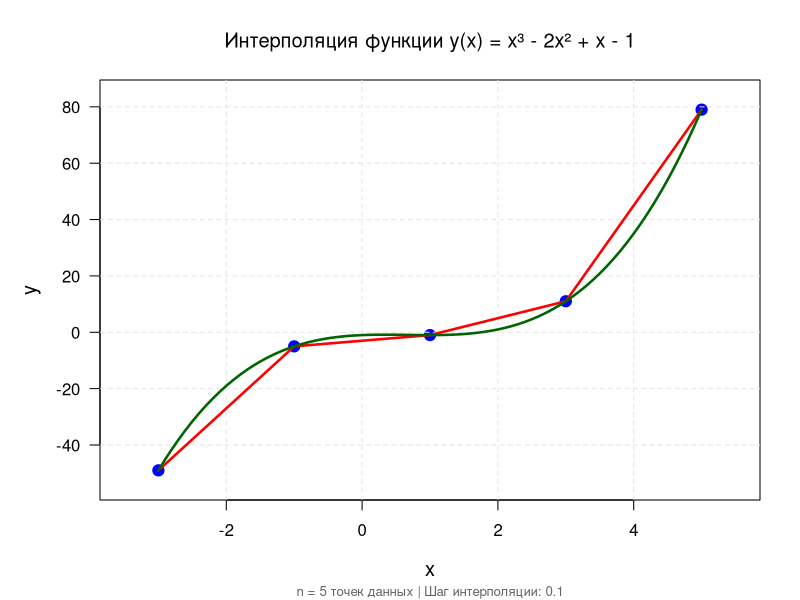
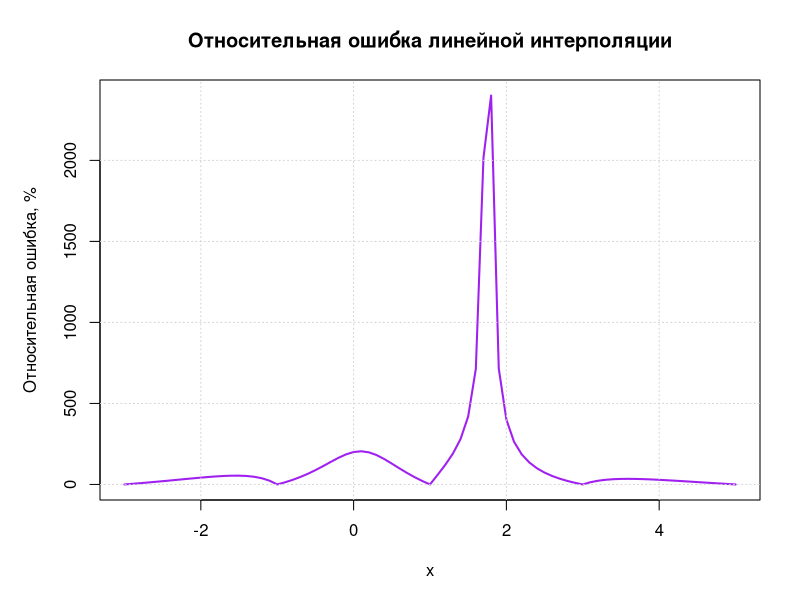

R code for these plots, in order:
# 5.5 

# 1) Создаем функцию y(x) = x^3 - 2x^2 + x - 1
y <- function(x) {
  x^3 - 2*x^2 + x - 1
}

# 2) Создаем данные
n <- 5
x_data <- seq(-3, 5, length.out = n)
y_data <- y(x_data)

# Настраиваем параметры графики
par(mar = c(5, 5, 4, 2)) # Увеличиваем поля для подписей
    
# 3) Создаем основной график
plot(x_data, y_data, 
         pch = 19, col = "blue", cex = 1.5,
         xlab = "x", ylab = "y", 
         main = "Интерполяция функции y(x) = x³ - 2x² + x - 1",
         ylim = c(min(y_data)-5, max(y_data)+5),
         xlim = c(min(x_data)-0.5, max(x_data)+0.5),
         las = 1, font.main = 1, cex.lab = 1.2)
grid(col = "gray90", lty = 2)
    
# 4) Создаем массив для интерполяции
x_new <- seq(min(x_data), max(x_data), by = 0.1)
    
# 5) Линейная интерполяция
linear_interp <- approx(x_data, y_data, xout = x_new)
lines(linear_interp$x, linear_interp$y, col = "red", lwd = 2.5)
    
# 6) Реальная функция
y_real <- y(x_new)
lines(x_new, y_real, col = "darkgreen", lwd = 2.5, lty = 1)
    
# # 7) Добавляем легенду
# legend("topleft",
#            legend = c("Исходные точки", "Линейная интерполяция", "Реальная функция"),
#            col = c("blue", "red", "darkgreen"),
#            pch = c(19, NA, NA),
#            lty = c(NA, 1, 1),
#            lwd = 2,
#            pt.cex = 1.2,
#            bg = "white",
#            cex = 0.9,
#            inset = 0.02)
    
# Добавляем подпись с информацией о параметрах
mtext("n = 5 точек данных | Шаг интерполяции: 0.1", 
          side = 1, line = 4, cex = 0.8, col = "gray40")

# 7) Расчет и график относительной ошибки
rel_err <- abs(linear_interp$y - y_real) / abs(y_real) * 100

# Создаем новый график для ошибки
par(mfrow = c(1, 1)) # Сбрасываем разбиение на несколько графиков
plot(x_new, rel_err, type = "l",
     col = "purple", lwd = 2,
     xlab = "x", ylab = "Относительная ошибка, %",
     main = "Относительная ошибка линейной интерполяции")
grid()
